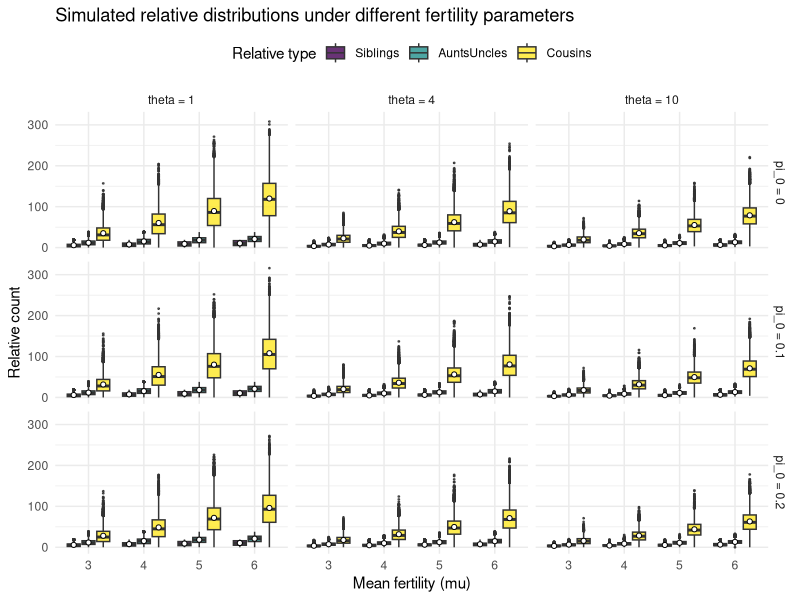

This figure's R source:
## ---- chunk 1
knitr::opts_chunk$set(eval = TRUE, echo = TRUE, warning = FALSE, fig.width = 9, fig.height = 7)

library(dplyr)
library(tidyr)
library(readr)
library(MASS)     ## glm.nb
library(pscl)     ## zeroinfl
library(knitr)    ## kable
## ---- chunk 2
simulate_relatives_zinb <- function(mu, size, pi0,
                                    n_sim = 10000,
                                    max_kids = 20) {
  draw_fert <- function(n) {
    ifelse(runif(n) < pi0, 0L,
           as.integer(pmin(rnbinom(n, size, mu = mu), max_kids)))
  }
  
  draw_sibs <- function(n) {
    as.integer(pmin(rnbinom(n, size + 1, mu = mu * (size + 1) / size), max_kids - 1))
  }
  
  # 1. Siblings for the focal individual
  siblings <- draw_sibs(n_sim)

  # 2. Aunts & uncles (no subtraction needed)
  aunts_maternal <- draw_sibs(n_sim)   # mother’s siblings
  aunts_paternal <- draw_sibs(n_sim)   # father’s siblings
  aunts_uncles   <- aunts_maternal + aunts_paternal


  # 3. Cousins: for each aunt/uncle, simulate their fertility and sum
  cousins <- purrr::map_int(aunts_uncles, function(n_au) {
    if (n_au == 0L) 0L else as.integer(sum(draw_fert(n_au)))
  })

  tibble::tibble(
    Siblings    = siblings,
    AuntsUncles = aunts_uncles,
    Cousins     = cousins,
    Parents     = 2L,
    Grandparents= 4L,
    TotalKin = siblings + aunts_uncles + cousins + 2L + 4L
  )
}
## ---- chunk 3
# Prepare fertility parameter tables
fert_params = expand.grid(
  mu = c(3, 4, 5, 6),
  size = c(1, 4, 10),
  pi0 = c(0, 0.1, 0.2)
)
fert_params = as.data.frame(fert_params)[, c("pi0", "size", "mu")]
n_sim = 10000  # Number of simulations per parameter combination
## ---- chunk 4
relative_counts = list()
for (i in seq_len(nrow(fert_params))) {
  params = fert_params[i, ]
  relative_counts[[i]] = simulate_relatives_zinb(
    mu = params$mu,
    size = params$size,
    pi0 = params$pi0,
    n_sim = n_sim
  )
}
## ---- chunk 5
mean_relative_counts = t(sapply(relative_counts, colMeans))[, c("Siblings", "AuntsUncles", "Cousins", "TotalKin")]
mean_relative_counts = as.data.frame(mean_relative_counts)
colnames(mean_relative_counts) = c("mean_siblings", "mean_aunts_uncles", "mean_cousins", "mean_total")
mean_relative_counts = cbind(fert_params, mean_relative_counts)

kable(mean_relative_counts, 
      digits = 2, 
      caption = "Expected number of first-, second-, and third-degree relatives for a focal individual (simulated, by each fertility paramater combination)")
## ---- chunk 6
library(ggplot2)
# Combine all relative counts into a single data frame
relative_counts_df = bind_rows(relative_counts)
relative_counts_df = relative_counts_df %>%
  mutate(
    mu = rep(fert_params$mu, each = n_sim),
    size = rep(fert_params$size, each = n_sim),
    pi0 = rep(fert_params$pi0, each = n_sim)
  )
# Pivot to long format for plotting
relative_counts_long = relative_counts_df %>%
  pivot_longer(cols = c(Siblings, AuntsUncles, Cousins), 
               names_to = "RelativeType", values_to = "Count") %>% 
  mutate(
    mu = factor(mu, labels = c("3", "4", "5", "6")),
    RelativeType = factor(RelativeType, levels = c("Siblings", "AuntsUncles", "Cousins")),
    size = factor(size, labels = c("theta = 1", "theta = 4", "theta = 10")),
    pi0 = factor(pi0, labels = c("pi_0 = 0", "pi_0 = 0.1", "pi_0 = 0.2"))
  )

# Plot the distributions
ggplot(relative_counts_long,
       aes(x = mu, y = Count, fill = RelativeType)) +
  geom_boxplot(position = position_dodge(width = 0.8),
               width = 0.7, alpha = .8, outlier.size = .3) +
  stat_summary(fun = mean, geom = "point", shape = 21, size = 1.4,
               aes(group = RelativeType),
               position = position_dodge(width = 0.8),
               colour = "black", fill = "white") +
  facet_grid(pi0 ~ size) +
  scale_fill_viridis_d(option = "D") +
  labs(title   = "Simulated relative distributions under different fertility parameters",
       x       = "Mean fertility (mu)",
       y       = "Relative count",
       fill    = "Relative type") +
  theme_minimal(base_size = 11) +
  theme(legend.position = "top")
## ---- chunk 7
# Prepare wide fertility parameter tables
fert_params = expand.grid(
  mu = c(2, 3, 4, 5, 6),
  size = c(1, 2, 4, 6, 10),
  pi0 = c(0, 0.05, 0.1, 0.15, 0.2)
)
fert_params = as.data.frame(fert_params)[, c("pi0", "size", "mu")]
n_sim = 10000  # Number of simulations per parameter combination

# Simulate relative counts for each parameter combination
relative_counts = list()
for (i in seq_len(nrow(fert_params))) {
  params = fert_params[i, ]
  relative_counts[[i]] = simulate_relatives_zinb(
    mu = params$mu,
    size = params$size,
    pi0 = params$pi0,
    n_sim = n_sim
  )
}

# Combine all relative counts into a single data frame
relative_counts_df = bind_rows(relative_counts)
relative_counts_df = relative_counts_df %>%
  mutate(
    mu = rep(fert_params$mu, each = n_sim),
    size = rep(fert_params$size, each = n_sim),
    pi0 = rep(fert_params$pi0, each = n_sim)
  )

library(broom)

relatives <- c("Siblings", "AuntsUncles", "Cousins")

for (rel in relatives) {
  cat("\n\n### Focal-individual model for", rel, "\n\n")
  form <- as.formula(paste0(rel, " ~ mu + size + pi0"))
  lm_fit <- lm(form, data = relative_counts_df)
  lm_tidy <- broom::tidy(lm_fit, conf.int = TRUE)
  print(kable(
    lm_tidy,
    digits = 3,
    caption = paste(
      "Regression coefficients for", rel, 
      "(focal-individual)"
    )
  ))
}
